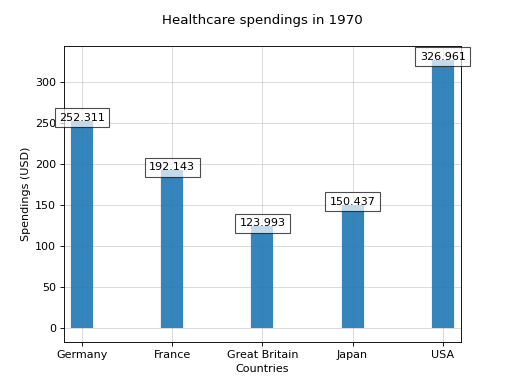

Python code for this plot:
import numpy as np
import pandas as pd
import matplotlib.pyplot as plt
import seaborn as sns

# let's import a dataset
healthexp = sns.load_dataset('healthexp')
df = healthexp[healthexp['Year'] == 1970]

fig, ax = plt.subplots(facecolor='white', dpi= 80)
ax.vlines(x=df.Country, ymin=0, ymax=df.Spending_USD, alpha=0.9, linewidth=20)

# Annotate Text
for i,j in zip(df['Country'],df['Spending_USD']):
    ax.annotate(str(j),xy=(i,j), 
                horizontalalignment='center',
                bbox={'fc':'white', 'alpha': 0.7})
    
# Decorators
ax.set_title('Healthcare spendings in 1970', pad=20)
ax.set_xlabel('Countries')
ax.set_ylabel('Spendings (USD)')
ax.grid(alpha=0.5)

plt.savefig('Bar_chart_mpl.png')